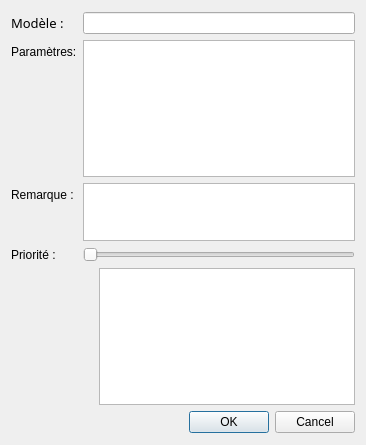
<?xml version="1.0" encoding="UTF-8"?>
<ui version="4.0">
 <class>DialogModelAnalyse</class>
 <widget class="QDialog" name="DialogModelAnalyse">
  <property name="geometry">
   <rect>
    <x>0</x>
    <y>0</y>
    <width>366</width>
    <height>445</height>
   </rect>
  </property>
  <property name="windowTitle">
   <string>OpenVet</string>
  </property>
  <widget class="QWidget" name="">
   <property name="geometry">
    <rect>
     <x>11</x>
     <y>12</y>
     <width>344</width>
     <height>421</height>
    </rect>
   </property>
   <layout class="QVBoxLayout" name="verticalLayout_ModeleAnalyse">
    <item>
     <layout class="QFormLayout" name="formLayout">
      <item row="0" column="0">
       <widget class="QLabel" name="label_ModelLibele">
        <property name="font">
         <font>
          <family>Sans Serif</family>
          <pointsize>10</pointsize>
         </font>
        </property>
        <property name="text">
         <string>Modèle :</string>
        </property>
        <property name="buddy">
         <cstring>lineEdit_ModeleLibele</cstring>
        </property>
       </widget>
      </item>
      <item row="0" column="1">
       <widget class="QLineEdit" name="lineEdit_ModeleLibele">
        <property name="readOnly">
         <bool>true</bool>
        </property>
       </widget>
      </item>
      <item row="1" column="0">
       <widget class="QLabel" name="label">
        <property name="text">
         <string>Paramètres:</string>
        </property>
        <property name="buddy">
         <cstring>listWidget_Parametres</cstring>
        </property>
       </widget>
      </item>
      <item row="1" column="1">
       <widget class="QListWidget" name="listWidget_Parametres"/>
      </item>
      <item row="2" column="0">
       <widget class="QLabel" name="label_2">
        <property name="text">
         <string>Remarque :</string>
        </property>
        <property name="buddy">
         <cstring>plainTextEdit_RemarqueModel</cstring>
        </property>
       </widget>
      </item>
      <item row="2" column="1">
       <widget class="QPlainTextEdit" name="plainTextEdit_RemarqueModel">
        <property name="maximumSize">
         <size>
          <width>16777215</width>
          <height>58</height>
         </size>
        </property>
       </widget>
      </item>
      <item row="3" column="0">
       <widget class="QLabel" name="label_3">
        <property name="text">
         <string>Priorité :</string>
        </property>
        <property name="buddy">
         <cstring>horizontalSlider_Modele</cstring>
        </property>
       </widget>
      </item>
      <item row="3" column="1">
       <widget class="QSlider" name="horizontalSlider_Modele">
        <property name="minimum">
         <number>1</number>
        </property>
        <property name="maximum">
         <number>20</number>
        </property>
        <property name="orientation">
         <enum>Qt::Horizontal</enum>
        </property>
       </widget>
      </item>
     </layout>
    </item>
    <item>
     <layout class="QHBoxLayout" name="horizontalLayout">
      <item>
       <spacer name="horizontalSpacer">
        <property name="orientation">
         <enum>Qt::Horizontal</enum>
        </property>
        <property name="sizeHint" stdset="0">
         <size>
          <width>40</width>
          <height>20</height>
         </size>
        </property>
       </spacer>
      </item>
      <item>
       <widget class="QListView" name="listView_Modeles"/>
      </item>
     </layout>
    </item>
    <item>
     <widget class="QDialogButtonBox" name="buttonBox">
      <property name="orientation">
       <enum>Qt::Horizontal</enum>
      </property>
      <property name="standardButtons">
       <set>QDialogButtonBox::Cancel|QDialogButtonBox::Ok</set>
      </property>
     </widget>
    </item>
   </layout>
  </widget>
 </widget>
 <resources/>
 <connections>
  <connection>
   <sender>buttonBox</sender>
   <signal>accepted()</signal>
   <receiver>DialogModelAnalyse</receiver>
   <slot>accept()</slot>
   <hints>
    <hint type="sourcelabel">
     <x>248</x>
     <y>254</y>
    </hint>
    <hint type="destinationlabel">
     <x>157</x>
     <y>274</y>
    </hint>
   </hints>
  </connection>
  <connection>
   <sender>buttonBox</sender>
   <signal>rejected()</signal>
   <receiver>DialogModelAnalyse</receiver>
   <slot>reject()</slot>
   <hints>
    <hint type="sourcelabel">
     <x>316</x>
     <y>260</y>
    </hint>
    <hint type="destinationlabel">
     <x>286</x>
     <y>274</y>
    </hint>
   </hints>
  </connection>
 </connections>
</ui>
